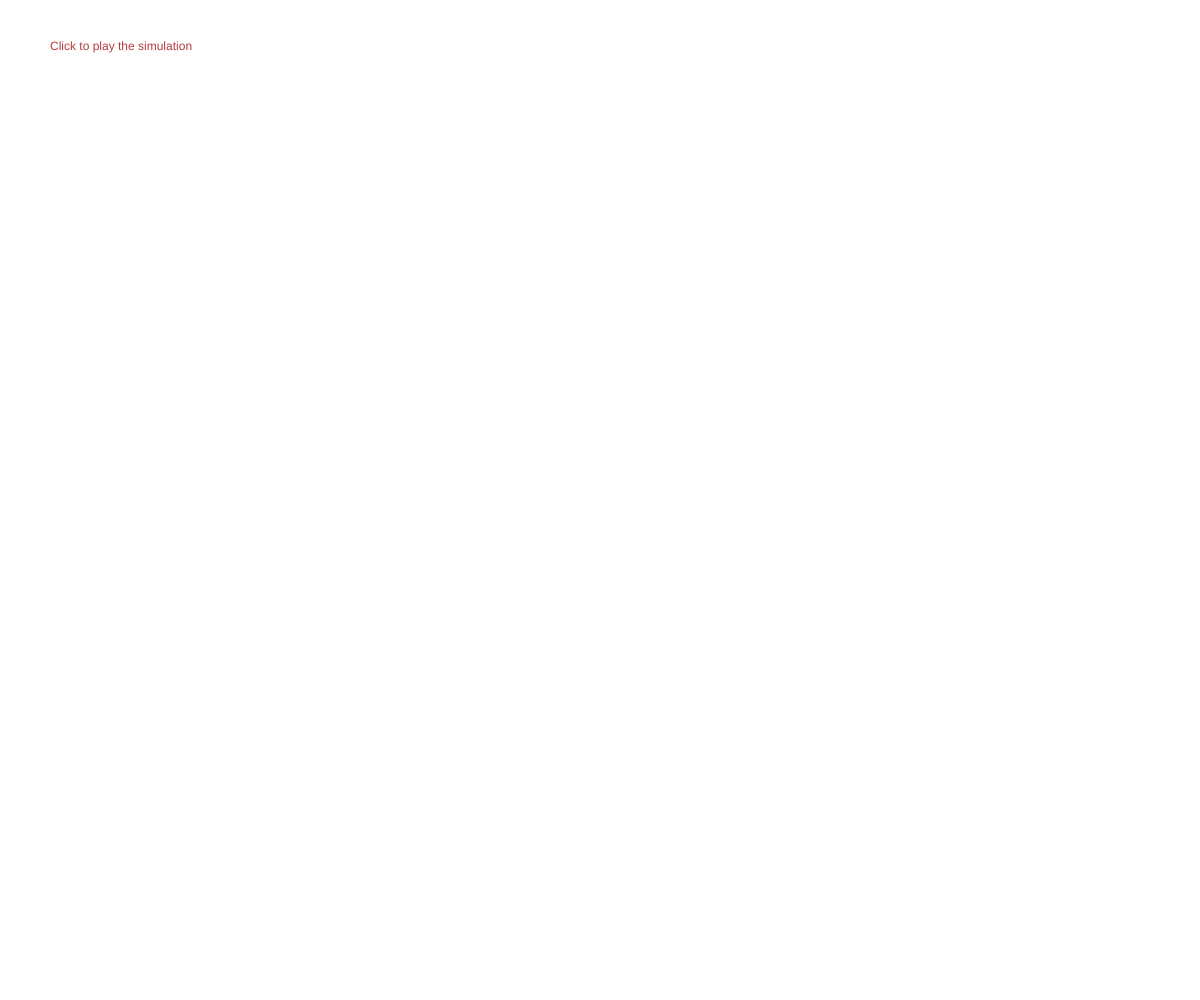
Frame 1 (no input)
Frame 60 (no input): identical to frame 1, image omitted
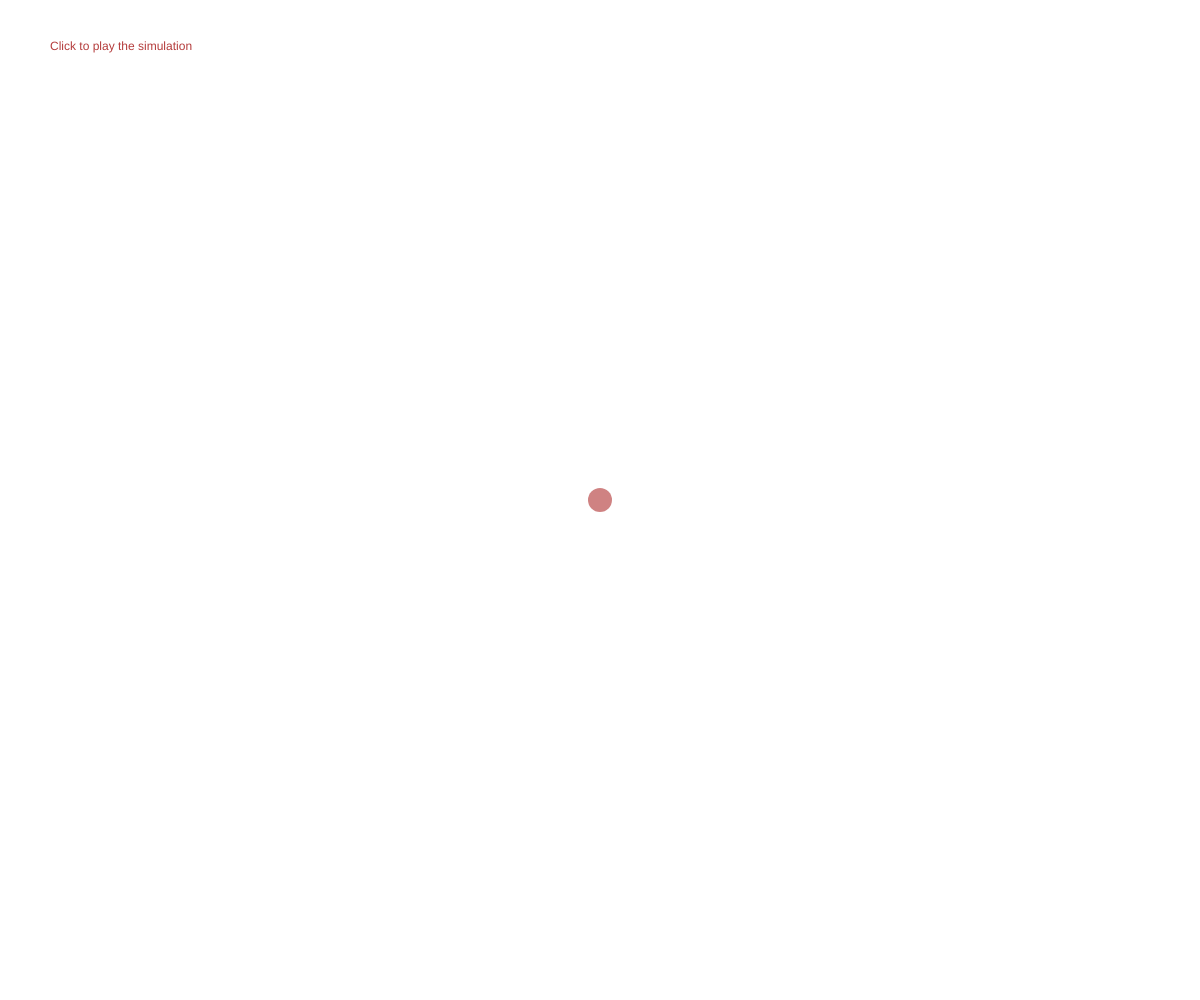
Frame 120 (the mouse pressed at the canvas centre since frame 60)

The p5.js sketch that drew these frames (run headless with seeded random() and noise() and a simulated clock; from frame 60 on, the mouse is pressed at the canvas centre):

// p5.js sketch
// ── sketch.js
var status = "pause";

var ripple;

// canvas dimensions
var canvasWidth = window.innerWidth;
var canvasHeight = window.innerHeight;

function setup() {
  createCanvas(canvasWidth, canvasHeight);
}

function draw() {
  background(255);
  fill(180,60,60);
  text("Click to play the simulation", 50,50);
  
  if(status == "play"){
    ripple.update();
    ripple.display();
  }
}

function mousePressed(){
  ripple = new Ripple(canvasWidth/2, canvasHeight/2,map(6,3,10,40,140));
  status = "play";
}
// ── Ripple.js
var Circle = function(x,y,radius){
  this.pos = createVector(x,y);
  
  this.r = radius;

  this.rr = 180;
  this.gg = 60;
  this.bb = 60;
  
  // opacity
  this.aa = 200; // 255 is opaque
  
  // fill(this.rr,this.gg,this.bb, this.aa);
  // ellipse(0,0,50,50);
  
  // the amount with which radius is increased
  this.rate = 0.2;
}

Circle.prototype.update = function(){
  this.r += this.rate;
}

Circle.prototype.display = function(){
  fill(this.rr, this.gg, this.bb, this.aa);
  noStroke();
  // stroke(255,0,0);
  ellipse(this.pos.x, this.pos.y, this.r*2, this.r*2);
}

var Ripple= function(x,y,radius){
  this.pos = createVector(x,y);
  this.r = radius;
  
  // number of circles
  // this.n = 10;
  this.circles = [];
  
  this.separation = 15;
  
  this.circles.push(new Circle(this.pos.x, this.pos.y, 0));

  this.endRipple = false;
}

Ripple.prototype.update = function(){
  
  for(var i=0; i<this.circles.length; i++){
    var circle = this.circles[i];
    if(circle.r > this.r*1.5){
      // this.removeCircle(i);
      this.endRipple = true;
    }else{
      circle.update();
      
      circle.aa -= (255/this.r)*circle.rate;
    }
  }
  
  if(this.circles[this.circles.length-1].r >= this.separation && !this.endRipple){
    this.circles.push(new Circle(this.pos.x, this.pos.y, 0));
  }
}

Ripple.prototype.removeCircle = function(index){
  this.circles.splice(index,1);
}

Ripple.prototype.display = function(){
  this.circles.forEach(function(circle){
    circle.display();
  });
}
